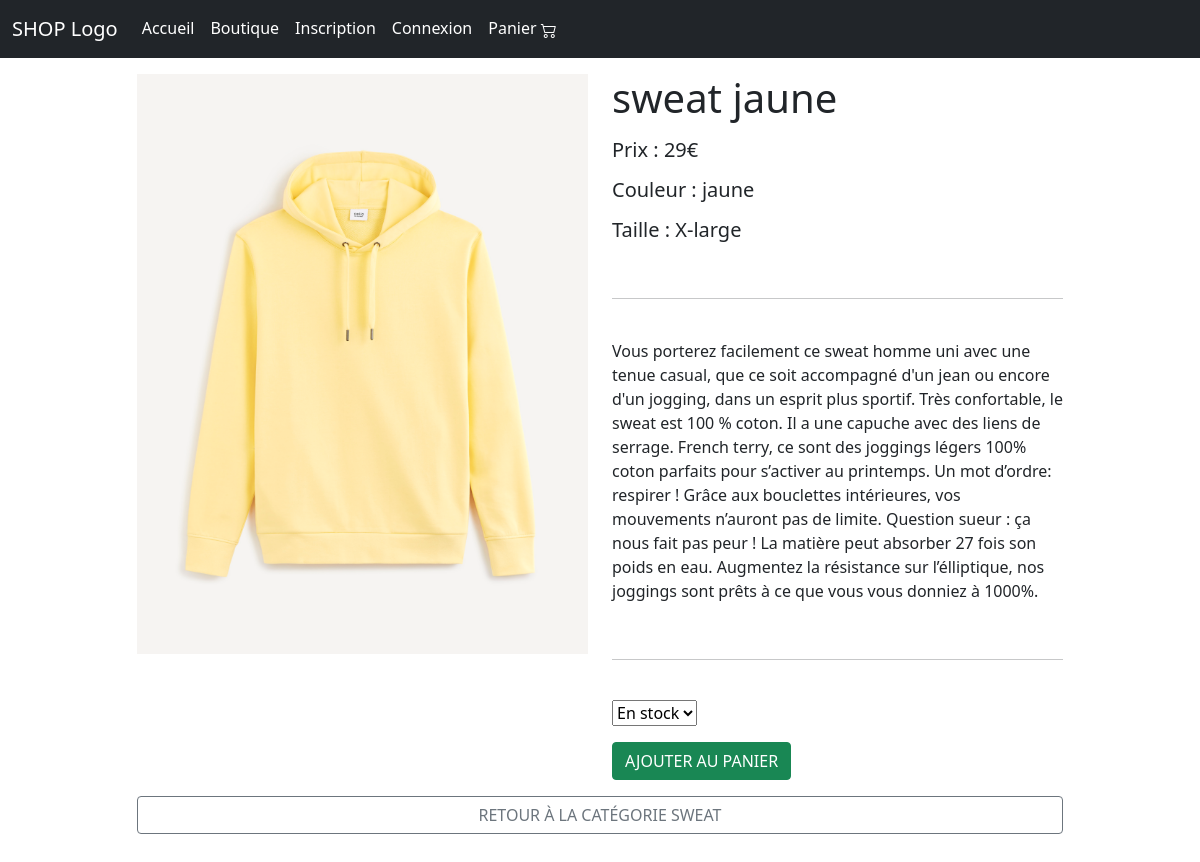
The app's page /produit.php?action=pageproduit&id_produit=21 with its own data.
### tables this page shows
CREATE TABLE `produit` (
  `id_produit` int(3) NOT NULL,
  `reference` varchar(20) NOT NULL,
  `categorie` varchar(20) NOT NULL,
  `titre` varchar(100) NOT NULL,
  `description` text NOT NULL,
  `couleur` varchar(20) NOT NULL,
  `taille` varchar(10) NOT NULL,
  `genre` enum('m','f','mixte') NOT NULL,
  `photo` varchar(250) NOT NULL,
  `prix` int(6) NOT NULL,
  `stock` int(3) NOT NULL
);

### produit.php (the view, shortened to what this page needs)
<?php
require_once('./inc/init.php');
if(isset($_GET['action']) && $_GET['action'] == 'pageproduit'){
    if($id_produit = $_GET["id_produit"]){
        $id_produit =  $_GET['id_produit'];
        $r = $pdo->query("SELECT * FROM produit WHERE id_produit = $id_produit");
        if($r->rowCount()<=0){
            header('location:index.php');
            exit();
        }else{
            $productInfos = $r->fetch(PDO::FETCH_ASSOC);
        }
    }
}
require_once('./inc/header.inc.php');
require_once('./inc/nav.inc.php');
?>
<div class="container">
    <div class="row justify-content-center d=flex mt-3">
        <div class="col-5">
            <img src="http://<?php echo $productInfos['photo']; ?>" alt="image=produit" class="img-fluid">
        </div>
        <div class="col-5">
        <form action="panier.php" method="POST">
            <h1 class="mb-3"><?php echo $productInfos['titre']; ?></h1>
            <h5 class="mb-3">Prix : <?php echo $productInfos['prix']; ?>€</h5>
            <h5 class="mb-3">Couleur : <?php echo $productInfos['couleur']; ?></h5>
            <h5 class="mb-3">Taille : <?php echo $productInfos['taille']; ?></h5>
            <br>
            <hr>
            <br>
            <p class="mb-3"><?php echo $productInfos['description']; ?></p>
            <br>
            <hr>
            <br>
                <select name="quantite" id="quantite" class="mb-3" require>
                    <option selected>En stock</option>
                </select> <br>
                <input type="submit" name="ajoute_panier" class="mb=3 btn btn-success" value="AJOUTER AU PANIER">
            </form>
        </div>
        <div class="col-10">
            <a href="index.php?action=affichage&categorie=<?php echo $productInfos['categorie'];?>" type="button" class="btn btn-outline-secondary w-100 mt-3 mb-5 text-uppercase" > retour à la catégorie <?php echo $productInfos['categorie'];?> </a>
        </div>
    </div>
</div>
<?php  require_once('./inc/footer.inc.php'); ?>

### records on screen
produit: photo (picture), titre "sweat jaune", prix "29", couleur "jaune", taille "X-large", description "Vous porterez facilement ce sweat homme uni avec une tenue casual, que ce soit accompagné d'un jean ou encore d'un jogging, dans un esprit plus sportif. Très confortable, le sweat est 100 % coton. Il a une capuche avec des liens de serrage. French terry, ce sont des joggings légers 100% coton parfaits pour s’activer au printemps. Un mot d’ordre: respirer ! Grâce aux bouclettes intérieures, vos mouvements n’auront pas de limite. Question sueur : ça nous fait pas peur ! La matière peut absorber 27 fois son poids en eau. Augmentez la résistance sur l’élliptique, nos joggings sont prêts à ce que vous vous donniez à 1000%.", categorie "SWEAT"
